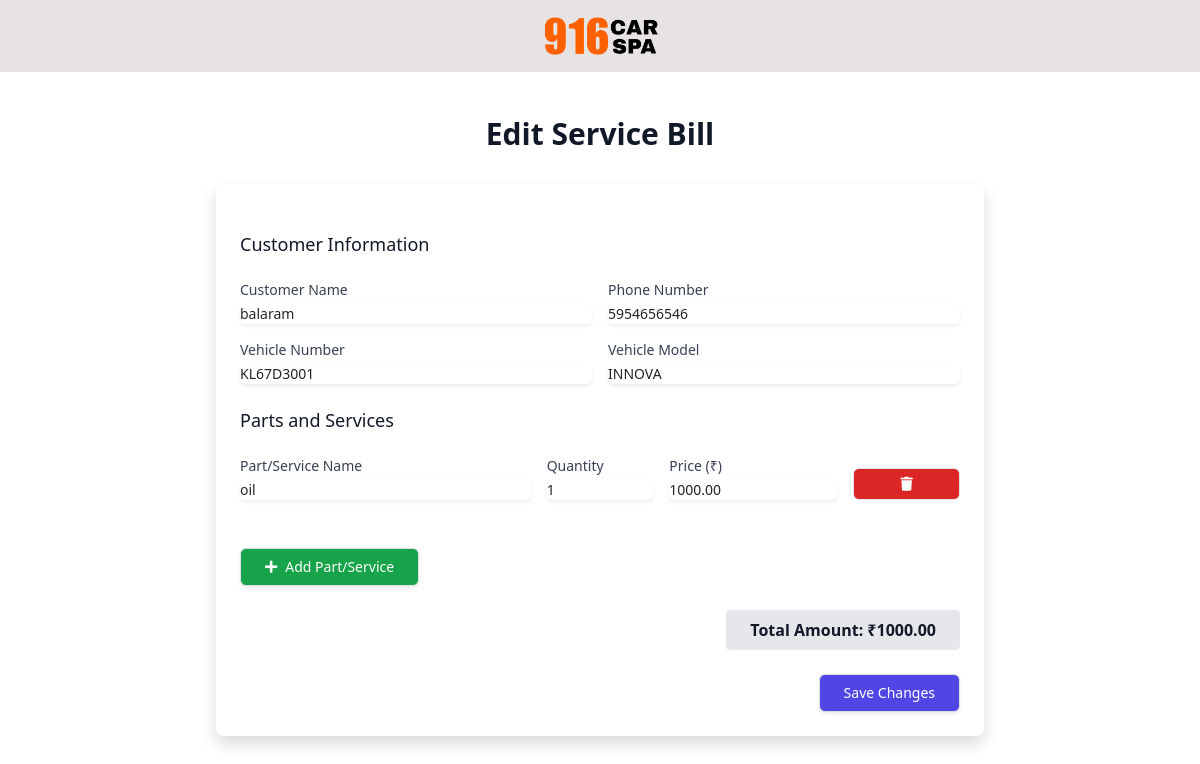
The app's page /bill/3/edit/ with its own data.
### service_app/models.py (models this page shows, shortened)
class Customer(models.Model):
    name = models.CharField(max_length=100)
    phone_number = models.CharField(max_length=15, blank=True)
    vehicle_number = models.CharField(max_length=20)
    vehicle_model = models.CharField(max_length=50, blank=True)
    created_at = models.DateTimeField(auto_now_add=True)

class ServicePart(models.Model):
    customer = models.ForeignKey(Customer, on_delete=models.CASCADE, related_name='service_parts')
    part_name = models.CharField(max_length=100)
    quantity = models.PositiveIntegerField(default=1)
    price = models.DecimalField(max_digits=10, decimal_places=2)
    created_at = models.DateTimeField(auto_now_add=True)
    @property
    def total_price(self):
        return self.quantity * self.price

### service_app/views.py (the view)
# urls.py: path('bill/<int:customer_id>/edit/', views.edit_service, name='edit_service'),
@csrf_exempt
@require_http_methods(["GET", "POST"])
def edit_service(request, customer_id):
    customer = get_object_or_404(Customer, id=customer_id)
    if request.method == 'POST':
        try:
            customer_data = json.loads(request.POST.get('customer', '{}'))
            parts_data = json.loads(request.POST.get('parts', '[]'))
            customer.name = customer_data.get('name', customer.name)
            customer.phone_number = customer_data.get('phone_number', customer.phone_number)
            customer.vehicle_number = customer_data.get('vehicle_number', customer.vehicle_number)
            customer.vehicle_model = customer_data.get('vehicle_model', customer.vehicle_model)
            customer.save()
            new_part_ids = [part.get('id') for part in parts_data if part.get('id')]
            customer.service_parts.exclude(id__in=new_part_ids).delete()
            total_amount = 0
            for part_data in parts_data:
                part_id = part_data.get('id')
                if part_id:
                    part = ServicePart.objects.get(id=part_id, customer=customer)
                    part.part_name = part_data.get('part_name', part.part_name)
                    part.quantity = part_data.get('quantity', part.quantity)
                    part.price = part_data.get('price', part.price)
                    part.save()
                else:
                    part = ServicePart.objects.create(
                        customer=customer,
                        part_name=part_data.get('part_name'),
                        quantity=part_data.get('quantity', 1),
                        price=part_data.get('price', 0)
                    )
                total_amount += part.total_price
            return JsonResponse({
                'status': 'success',
                'customer_id': customer.id,
                'total_amount': total_amount
            })
        except Exception as e:
            return JsonResponse({
                'status': 'error',
                'message': str(e)
            }, status=400)
    else:
        parts_list = [
            {
                'id': part.id,
                'part_name': part.part_name,
                'quantity': part.quantity,
                'price': float(part.price)
            }
            for part in customer.service_parts.all()
        ]
        total_amount = sum(float(part.total_price) for part in customer.service_parts.all())
        context = {
            'customer': {
                'id': customer.id,
                'name': customer.name,
                'phone_number': customer.phone_number,
                'vehicle_number': customer.vehicle_number,
                'vehicle_model': customer.vehicle_model
            },
            'parts': parts_list,
            'total_amount': total_amount
        }
        return render(request, 'service_app/edit_bill.html', context)

### service_app/templates/service_app/edit_bill.html (shortened to what this page needs)
{% extends 'service_app/base.html' %}
{% load static %}
{% block extra_css %}
<script src="https://cdn.tailwindcss.com"></script>
<link rel="stylesheet" href="https://cdnjs.cloudflare.com/ajax/libs/font-awesome/5.15.3/css/all.min.css">
{% endblock %}
{% block content %}
<div class="min-h-screen py-6 px-4 sm:px-6 lg:px-8">
    <div class="max-w-3xl mx-auto">
        <div class="text-center mb-8">
            <h2 class="text-2xl sm:text-3xl font-extrabold text-gray-900">Edit Service Bill</h2>
        </div>
        <div class="bg-white py-6 px-4 shadow sm:rounded-lg sm:px-6">
            <form id="edit-service-form" method="post" class="space-y-6">
                <div>
                    <h3 class="text-lg leading-6 font-medium text-gray-900 mb-4">Customer Information</h3>
                    <div class="grid grid-cols-1 gap-y-4 gap-x-4 sm:grid-cols-2">
                        <div>
                            <label for="customer-name" class="block text-sm font-medium text-gray-700">Customer Name</label>
                            <div class="mt-1">
                                <input type="text" name="customer-name" id="customer-name" value="{{ customer.name }}" autocomplete="name" required class="shadow-sm focus:ring-indigo-500 focus:border-indigo-500 block w-full sm:text-sm border-gray-300 rounded-md">
                            </div>
                        </div>
                        <div>
                            <label for="phone-number" class="block text-sm font-medium text-gray-700">Phone Number</label>
                            <div class="mt-1">
                                <input type="text" name="phone-number" id="phone-number" value="{{ customer.phone_number }}" autocomplete="tel" class="shadow-sm focus:ring-indigo-500 focus:border-indigo-500 block w-full sm:text-sm border-gray-300 rounded-md">
                            </div>
                        </div>
                        <div>
                            <label for="vehicle-number" class="block text-sm font-medium text-gray-700">Vehicle Number</label>
                            <div class="mt-1">
                                <input type="text" name="vehicle-number" id="vehicle-number" value="{{ customer.vehicle_number }}" required class="shadow-sm focus:ring-indigo-500 focus:border-indigo-500 block w-full sm:text-sm border-gray-300 rounded-md">
                            </div>
                        </div>
                        <div>
                            <label for="vehicle-model" class="block text-sm font-medium text-gray-700">Vehicle Model</label>
                            <div class="mt-1">
                                <input type="text" name="vehicle-model" id="vehicle-model" value="{{ customer.vehicle_model }}" class="shadow-sm focus:ring-indigo-500 focus:border-indigo-500 block w-full sm:text-sm border-gray-300 rounded-md">
                            </div>
                        </div>
                    </div>
                </div>
                <div>
                    <h3 class="text-lg leading-6 font-medium text-gray-900 mb-4">Parts and Services</h3>
                    <div id="parts-container" class="space-y-4">
                        {% for part in parts %}
                        <div class="part-item grid grid-cols-1 gap-y-4 gap-x-4 sm:grid-cols-12 border-b pb-4 last:border-b-0 last:pb-0">
                            <div class="sm:col-span-5">
                                <label for="part-name-{{ forloop.counter0 }}" class="block text-sm font-medium text-gray-700">Part/Service Name</label>
                                <div class="mt-1">
                                    <input type="text" name="part-name" id="part-name-{{ forloop.counter0 }}" value="{{ part.part_name }}" required class="shadow-sm focus:ring-indigo-500 focus:border-indigo-500 block w-full sm:text-sm border-gray-300 rounded-md">
                                </div>
                            </div>
                            <div class="sm:col-span-2">
                                <label for="quantity-{{ forloop.counter0 }}" class="block text-sm font-medium text-gray-700">Quantity</label>
                                <div class="mt-1">
                                    <input type="number" name="quantity" id="quantity-{{ forloop.counter0 }}" value="{{ part.quantity }}" min="1" required class="shadow-sm focus:ring-indigo-500 focus:border-indigo-500 block w-full sm:text-sm border-gray-300 rounded-md">
                                </div>
                            </div>
                            <div class="sm:col-span-3">
                                <label for="price-{{ forloop.counter0 }}" class="block text-sm font-medium text-gray-700">Price (₹)</label>
                                <div class="mt-1">
                                    <input type="number" name="price" id="price-{{ forloop.counter0 }}" value="{{ part.price|floatformat:2 }}" min="0" step="0.01" required class="shadow-sm focus:ring-indigo-500 focus:border-indigo-500 block w-full sm:text-sm border-gray-300 rounded-md">
                                </div>
                            </div>
                            <div class="sm:col-span-2 flex items-end">
                                <button type="button" class="w-full remove-part-btn inline-flex items-center justify-center px-3 py-2 border border-transparent text-sm leading-4 font-medium rounded-md text-white bg-red-600 hover:bg-red-700 focus:outline-none focus:ring-2 focus:ring-offset-2 focus:ring-red-500">
                                    <i class="fas fa-trash"></i>
                                </button>
                            </div>
                        </div>
                        {% endfor %}
                    </div>
                    <div class="mt-4">
                        <button type="button" id="add-part-btn" class="w-full sm:w-auto inline-flex items-center justify-center px-4 py-2 border border-transparent shadow-sm text-sm font-medium rounded-md text-white bg-green-600 hover:bg-green-700 focus:outline-none focus:ring-2 focus:ring-offset-2 focus:ring-green-500">
                            <i class="fas fa-plus mr-2"></i>
                            Add Part/Service
                        </button>
                    </div>
                </div>
                <div class="flex justify-end">
                    <div class="bg-gray-200 px-4 py-2 font-semibold text-gray-900 rounded">
                        Total Amount: <span id="total-amount">₹{{ total_amount|floatformat:2 }}</span>
                    </div>
                </div>
                <div class="flex justify-end">
                    <button type="submit" class="w-full sm:w-auto inline-flex justify-center py-2 px-4 border border-transparent shadow-sm text-sm font-medium rounded-md text-white bg-indigo-600 hover:bg-indigo-700 focus:outline-none focus:ring-2 focus:ring-offset-2 focus:ring-indigo-500">
                        Save Changes
                    </button>
                </div>
            </form>
        </div>
    </div>
</div>
{% endblock %}

### service_app/templates/service_app/base.html (style rules this page uses)
html, body { height: 100%; margin: 0; }
body { display: flex; flex-direction: column; }

### service_app/templates/service_app/edit_bill.html (style rules this page uses)
.part-item input[type="number"] { -moz-appearance: textfield; }

### records on screen
Customer: customer-name "balaram", phone-number "5954656546", vehicle-number "KL67D3001", vehicle-model "INNOVA"
ServicePart: part-name "oil"

### other values on screen
{{ total_amount|floatformat:2 }} "1000.00"
